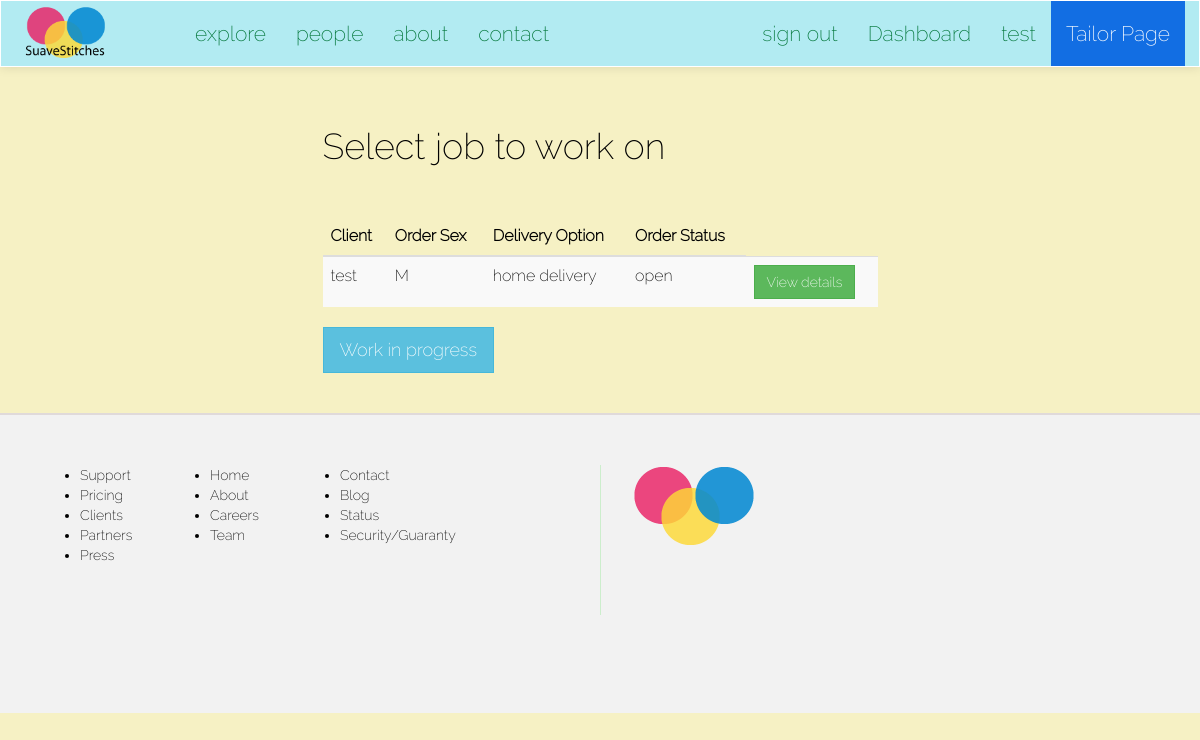
Page /suave/tailor/dashboard (signed in) on the earlier database version.
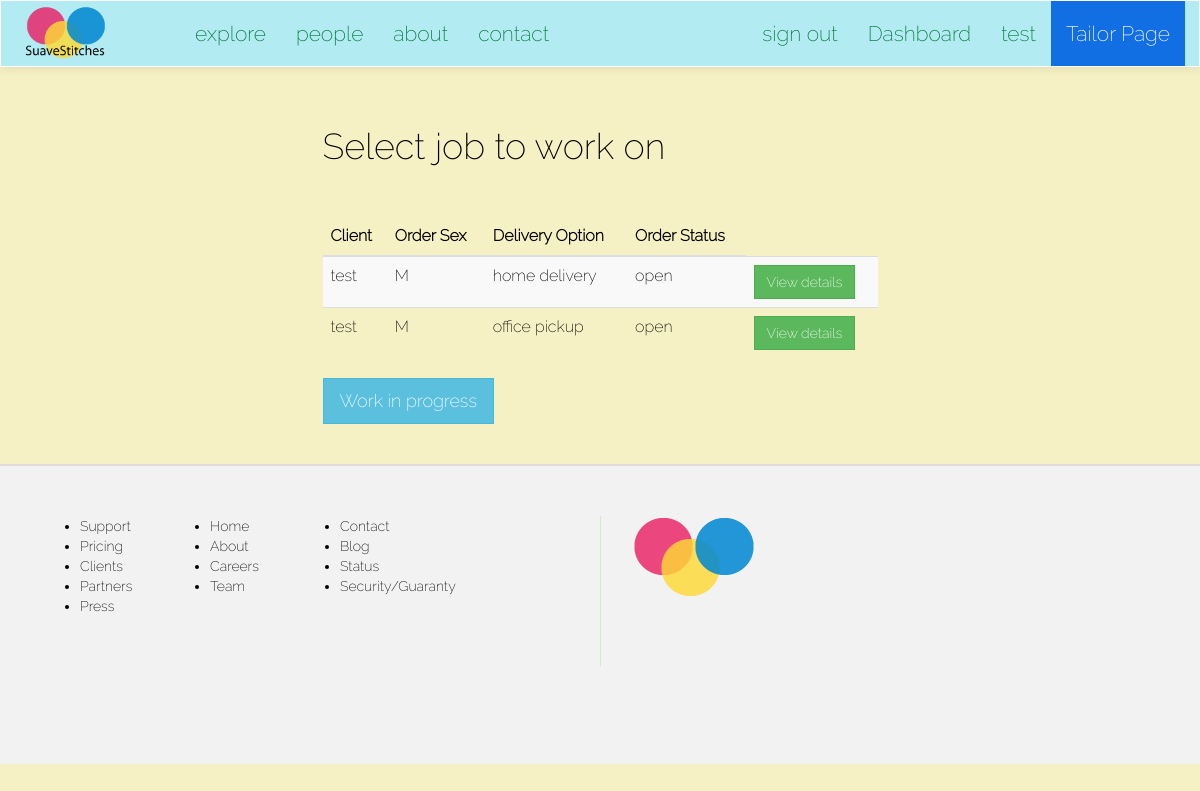
Same page on the later database version.
### suave/models.py (models this page shows)
class Order(models.Model):
	client = models.ForeignKey(Client, null=True)
	size = models.ForeignKey(Size, null=True)
	sizetable = models.ForeignKey(SizeTable, null=True)
	tailor = models.ForeignKey(Tailor, null=True)
	fabric = models.ForeignKey(Fabric, null=True) #* change to foreign key with Fabric
	main_order_id = models.CharField(max_length=15, null=True)
	details = models.CharField(max_length=250, null=True) #*
	delivery_option = models.CharField(max_length=100, null=True)
	service_option = models.CharField(max_length=100, null=True)
	sex = models.CharField(max_length=2, default=' ')
	status = models.CharField(max_length=20, default='OPEN') #*
	cost = models.IntegerField(default=0000) # final cost of order
	date = models.DateField(auto_now_add=True)

class Client(models.Model):
	FEMALE = 'F'
	MALE = 'M'
	SEX_CHOICE = (
		(FEMALE, 'F'),
		(MALE, 'M'),
	)
	user = models.OneToOneField(User)
	address = models.CharField(max_length=200, null=True)
	preference = models.CharField(max_length=40)
	sex = models.CharField(max_length=2, choices=SEX_CHOICE, default=" ")
	def __str__(self):
		return self.user.username

### suave/views.py (the view)
@login_required
def tailorDashboard(request):
	context = {}
	context['title'] = 'Tailor - SuaveStitches Nigeria'
	context['tailorPage'] = True
	orders = Order.objects.filter(status='OPEN')
	context['orders'] = orders
	return render(request, 'i/tailor/dashboard.html', context)

### suave/templates/i/tailor/dashboard.html (shortened to what this page needs)
{% extends "i/layout/base.html" %}
{% block main_section %}
<div class="col-lg-6 col-lg-offset-3"><br><br>
	<h1>Select job to work on</h1>
	<br><br>
	{% if orders %}
	<table class="table table-striped table-hover">
		<thead>
			<tr>
				<th>Client</th>
				<th>Order Sex</th>
				<th>Delivery Option</th>
				<th>Order Status</th>
			</tr>
		</thead>
		<tbody>
			{% for order in orders %}
			<tr>
				<td>{{ order.client }}</td>
				<td>{{ order.sex }}</td>
				<td>{{ order.delivery_option|lower }}</td>
				<td>{{ order.status|lower }}</td>
				<td><a href="{% url 'suave:tailorOrderDetails' order.main_order_id %}" class="btn btn-success">View details</a></td>
			</tr>
			{% endfor %}
		</tbody>
	</table>
	{% endif %}
	<div class="dashboard-button-panel">
		<a href="{% url 'suave:tailorWorkInProgress' %}" class="btn btn-success btn-info btn-lg">Work in progress</a>
	</div>
	<br><br>
</div>
{% endblock %}

Differences in the rows shown:
added Order: client "test", sex "M", delivery_option "office pickup", status "open"
